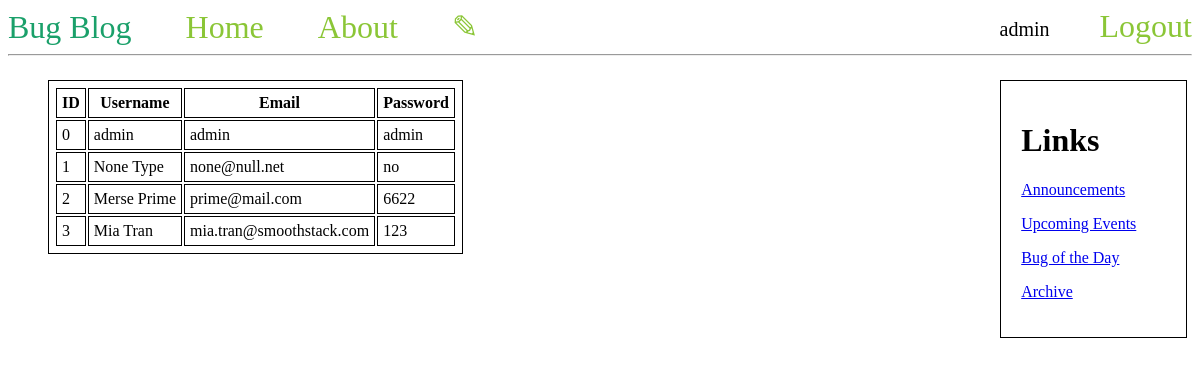
Page /userlist (signed in) on the committed database.
### tables this page shows
CREATE TABLE users (
    id INTEGER PRIMARY KEY AUTOINCREMENT,
    username TEXT NOT NULL UNIQUE,
    email TEXT NOT NULL UNIQUE,
    password TEXT NOT NULL
);

### app.py (the view)
@app.route("/userlist")
def userlist():
    if session.get('username') != 'admin':
        return redirect(url_for('home'))
    users = db.select('SELECT * FROM users', (), False)
    return render_template('userlist.html', users=users)

### database/db.py (called while the page is built)
def get_connection():
    conn = sqlite3.connect(NAME + '.db')
    try:
        conn.execute('SELECT * from posts').fetchall()
    except sqlite3.OperationalError:
        initialize()
    conn.row_factory = sqlite3.Row
    return conn

def select(query, args, one):
    conn = get_connection()
    if one:
        result = conn.execute(query, args).fetchone()
    else:
        result = conn.execute(query, args).fetchall()
    conn.close()
    return result

### templates/userlist.html (shortened to what this page needs)
{% extends 'base.html' %}
{% block content %}
    <table>
    <tr>
        <th>ID</th>
        <th>Username</th>
        <th>Email</th>
        <th>Password</th>
    </tr>
    {% for user in users %}
    <tr>
        <td>{{ user['id'] }}</td>
        <td>{{ user['username'] }}</td>
        <td>{{ user['email'] }}</td>
        <td>{{ user['password'] }}</td>
    </tr>
    {% endfor %}
    </table>
{% endblock %}

### templates/base.html (shortened to what this page needs)
<!DOCTYPE html>
<html lang="en">
<head>
</head>
<body>
    <nav>
        <d style="color: #1aa06a; font-size: 2em;">Bug Blog</d>
        <a href="{{ url_for('home') }}">Home</a>
        <a href="{{ url_for('about') }}">About</a>
        {% if session.get('username') is none %}
            <li><a href="{{ url_for('register') }}">Register</a></li>
            <li><a href="{{ url_for('login') }}">Login</a></li>
        {% else %}
            <a href="{{ url_for('new') }}">✎</a>
            <li><a href="{{ url_for('logout') }}">Logout</a></li>
            <li style="margin-top: 10px; font-size: 20px">{{ session.get('username') }}</li>
        {% endif %}
    </nav>
    <hr>
    <div style="width:auto;">
      <div style="width:80%; float:left;">
          <ul>
              {% block content %} {% endblock %}
          </ul>
      </div>
      <div style="width:20%; float:right;">
          <ul>
              <div class="sidebar">
                  <h1>Links</h1>
                  <p><a href="#">Announcements</a></p>
                  <p><a href="#">Upcoming Events</a></p>
                  <p><a href="#">Bug of the Day</a></p>
                  <p><a href="#">Archive</a></p>
              </div>
          </ul>
      </div>
    </div>
</body>
</html>

### templates/base.html (style rules this page uses)
nav a { color: #8bc637; font-size: 2em; margin-left: 50px; text-decoration: none; }
nav li { float: right; list-style-type: none; }
table, th, td { border:1px solid black; padding:5px; }
.sidebar { padding: 20px; margin: 5px; border:1px solid black; }

### rows in the picture
users: id "0", username "admin", email "admin", password "admin"
users: id "1", username "None Type", email "none@null.net", password "no"
users: id "2", username "Merse Prime", email "prime@mail.com", password "6622"
users: id "3", username "Mia Tran", email "mia.tran@smoothstack.com", password "123"

### other values in the picture
{{ session.get('username') }} "admin"
